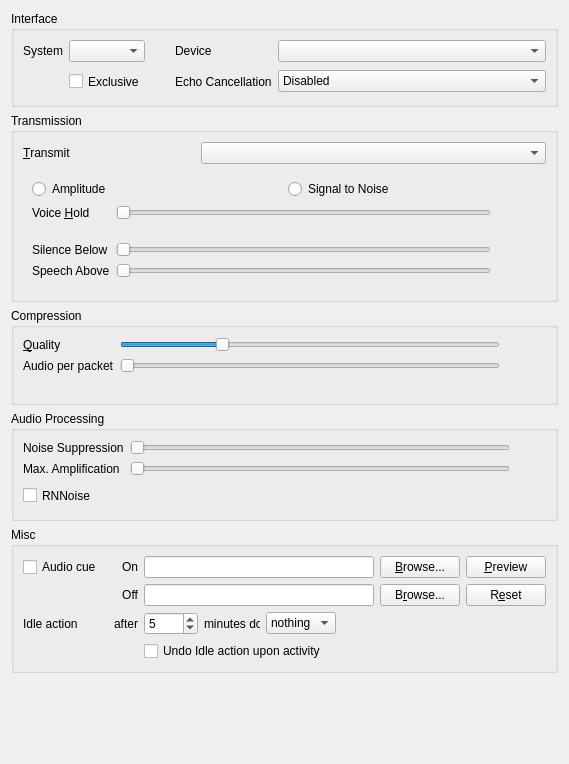
<?xml version="1.0" encoding="UTF-8"?>
<ui version="4.0">
 <class>AudioInput</class>
 <widget class="QWidget" name="AudioInput">
  <property name="geometry">
   <rect>
    <x>0</x>
    <y>0</y>
    <width>569</width>
    <height>764</height>
   </rect>
  </property>
  <property name="windowTitle">
   <string>Audio input</string>
  </property>
  <layout class="QVBoxLayout">
   <item>
    <widget class="QGroupBox" name="qgbInterfaces">
     <property name="title">
      <string>Interface</string>
     </property>
     <layout class="QGridLayout" name="gridLayout">
      <item row="0" column="0">
       <widget class="QLabel" name="qliSystem">
        <property name="text">
         <string>System</string>
        </property>
        <property name="buddy">
         <cstring>qcbSystem</cstring>
        </property>
       </widget>
      </item>
      <item row="0" column="1">
       <widget class="MUComboBox" name="qcbSystem">
        <property name="sizePolicy">
         <sizepolicy hsizetype="MinimumExpanding" vsizetype="Fixed">
          <horstretch>0</horstretch>
          <verstretch>0</verstretch>
         </sizepolicy>
        </property>
        <property name="toolTip">
         <string>Input method for audio</string>
        </property>
        <property name="whatsThis">
         <string>&lt;b&gt;This is the input method to use for audio.&lt;/b&gt;&lt;br /&gt;Most likely you want to use DirectSound.</string>
        </property>
       </widget>
      </item>
      <item row="0" column="2">
       <spacer>
        <property name="orientation">
         <enum>Qt::Horizontal</enum>
        </property>
        <property name="sizeType">
         <enum>QSizePolicy::Maximum</enum>
        </property>
        <property name="sizeHint" stdset="0">
         <size>
          <width>24</width>
          <height>16</height>
         </size>
        </property>
       </spacer>
      </item>
      <item row="0" column="3">
       <widget class="QLabel" name="qliDevice">
        <property name="text">
         <string>Device</string>
        </property>
        <property name="buddy">
         <cstring>qcbDevice</cstring>
        </property>
       </widget>
      </item>
      <item row="0" column="4">
       <widget class="MUComboBox" name="qcbDevice">
        <property name="sizePolicy">
         <sizepolicy hsizetype="MinimumExpanding" vsizetype="Fixed">
          <horstretch>1</horstretch>
          <verstretch>0</verstretch>
         </sizepolicy>
        </property>
        <property name="toolTip">
         <string>Input device for audio</string>
        </property>
        <property name="whatsThis">
         <string>&lt;b&gt;This is the input device to use for audio.&lt;/b&gt;</string>
        </property>
        <property name="sizeAdjustPolicy">
         <enum>QComboBox::AdjustToContents</enum>
        </property>
        <property name="minimumContentsLength">
         <number>16</number>
        </property>
       </widget>
      </item>
      <item row="1" column="1">
       <widget class="QCheckBox" name="qcbExclusive">
        <property name="minimumSize">
         <size>
          <width>0</width>
          <height>27</height>
         </size>
        </property>
        <property name="toolTip">
         <string>Exclusive mode</string>
        </property>
        <property name="whatsThis">
         <string>&lt;b&gt;This opens the device in exclusive mode.&lt;/b&gt;&lt;br /&gt;No other application will be able to use the device.</string>
        </property>
        <property name="text">
         <string>Exclusive</string>
        </property>
       </widget>
      </item>
      <item row="1" column="3">
       <widget class="QLabel" name="qliEcho">
        <property name="text">
         <string>Echo Cancellation</string>
        </property>
       </widget>
      </item>
      <item row="1" column="4">
       <widget class="MUComboBox" name="qcbEcho">
        <property name="toolTip">
         <string>Cancel echo from speakers</string>
        </property>
        <property name="whatsThis">
         <string>Enabling this will cancel the echo from your speakers. Mixed has low CPU impact, but only works well if your speakers are equally loud and equidistant from the microphone. Multichannel echo cancellation provides much better echo cancellation, but at a higher CPU cost.</string>
        </property>
        <item>
         <property name="text">
          <string>Disabled</string>
         </property>
        </item>
        <item>
         <property name="text">
          <string>Mixed echo cancellation</string>
         </property>
        </item>
        <item>
         <property name="text">
          <string>Multichannel echo cancellation</string>
         </property>
        </item>
       </widget>
      </item>
     </layout>
    </widget>
   </item>
   <item>
    <widget class="QGroupBox" name="qgbTransmission">
     <property name="sizePolicy">
      <sizepolicy hsizetype="Preferred" vsizetype="Minimum">
       <horstretch>0</horstretch>
       <verstretch>0</verstretch>
      </sizepolicy>
     </property>
     <property name="title">
      <string>Transmission</string>
     </property>
     <layout class="QGridLayout">
      <item row="0" column="0">
       <widget class="QLabel" name="qliTransmit">
        <property name="text">
         <string>&amp;Transmit</string>
        </property>
        <property name="buddy">
         <cstring>qcbTransmit</cstring>
        </property>
       </widget>
      </item>
      <item row="0" column="1" colspan="2">
       <widget class="MUComboBox" name="qcbTransmit">
        <property name="toolTip">
         <string>When to transmit your speech</string>
        </property>
        <property name="whatsThis">
         <string>&lt;b&gt;This sets when speech should be transmitted.&lt;/b&gt;&lt;br /&gt;&lt;i&gt;Continuous&lt;/i&gt; - All the time&lt;br /&gt;&lt;i&gt;Voice Activity&lt;/i&gt; - When you are speaking clearly.&lt;br /&gt;&lt;i&gt;Push To Talk&lt;/i&gt; - When you hold down the hotkey set under &lt;i&gt;Shortcuts&lt;/i&gt;.</string>
        </property>
       </widget>
      </item>
      <item row="1" column="0" colspan="3">
       <widget class="QStackedWidget" name="qswTransmit">
        <property name="sizePolicy">
         <sizepolicy hsizetype="Preferred" vsizetype="MinimumExpanding">
          <horstretch>0</horstretch>
          <verstretch>0</verstretch>
         </sizepolicy>
        </property>
        <property name="currentIndex">
         <number>1</number>
        </property>
        <widget class="QWidget" name="qwPTT">
         <layout class="QGridLayout" columnstretch="0,1,0,0">
          <item row="0" column="0">
           <widget class="QLabel" name="qliDoublePush">
            <property name="text">
             <string>DoublePush Time</string>
            </property>
            <property name="buddy">
             <cstring>qsDoublePush</cstring>
            </property>
           </widget>
          </item>
          <item row="0" column="3">
           <widget class="QLabel" name="qlDoublePush">
            <property name="sizePolicy">
             <sizepolicy hsizetype="Minimum" vsizetype="Preferred">
              <horstretch>0</horstretch>
              <verstretch>0</verstretch>
             </sizepolicy>
            </property>
            <property name="text">
             <string notr="true">TextLabel</string>
            </property>
           </widget>
          </item>
          <item row="2" column="1">
           <widget class="QCheckBox" name="qcbPushWindow">
            <property name="toolTip">
             <string>Displays an always on top window with a push to talk button in it</string>
            </property>
            <property name="text">
             <string>Display push to talk window</string>
            </property>
           </widget>
          </item>
          <item row="3" column="1">
           <spacer name="verticalSpacer">
            <property name="orientation">
             <enum>Qt::Vertical</enum>
            </property>
            <property name="sizeHint" stdset="0">
             <size>
              <width>20</width>
              <height>40</height>
             </size>
            </property>
           </spacer>
          </item>
          <item row="0" column="1" colspan="2">
           <widget class="QSlider" name="qsDoublePush">
            <property name="toolTip">
             <string>If you press the PTT key twice in this time it will get locked.</string>
            </property>
            <property name="whatsThis">
             <string>&lt;b&gt;DoublePush Time&lt;/b&gt;&lt;br /&gt;If you press the push-to-talk key twice during the configured interval of time it will be locked. Mumble will keep transmitting until you hit the key once more to unlock PTT again.</string>
            </property>
            <property name="maximum">
             <number>1000</number>
            </property>
            <property name="singleStep">
             <number>10</number>
            </property>
            <property name="pageStep">
             <number>100</number>
            </property>
            <property name="orientation">
             <enum>Qt::Horizontal</enum>
            </property>
           </widget>
          </item>
          <item row="1" column="0">
           <widget class="QLabel" name="qliPTTHold">
            <property name="text">
             <string>Hold Time</string>
            </property>
           </widget>
          </item>
          <item row="1" column="3">
           <widget class="QLabel" name="qlPTTHold">
            <property name="text">
             <string notr="true">TextLabel</string>
            </property>
           </widget>
          </item>
          <item row="1" column="1">
           <widget class="QSlider" name="qsPTTHold">
            <property name="toolTip">
             <string>Time the microphone stays open after the PTT key is released</string>
            </property>
            <property name="maximum">
             <number>5000</number>
            </property>
            <property name="singleStep">
             <number>10</number>
            </property>
            <property name="orientation">
             <enum>Qt::Horizontal</enum>
            </property>
           </widget>
          </item>
         </layout>
        </widget>
        <widget class="QWidget" name="qwVAD">
         <layout class="QGridLayout">
          <item row="0" column="0" colspan="3">
           <layout class="QHBoxLayout">
            <item>
             <widget class="QRadioButton" name="qrbAmplitude">
              <property name="toolTip">
               <string>Use Amplitude based speech detection</string>
              </property>
              <property name="whatsThis">
               <string>&lt;b&gt;This sets speech detection to use Amplitude.&lt;/b&gt;&lt;br /&gt;In this mode, the raw strength of the input signal is used to detect speech.</string>
              </property>
              <property name="text">
               <string>Amplitude</string>
              </property>
             </widget>
            </item>
            <item>
             <widget class="QRadioButton" name="qrbSNR">
              <property name="toolTip">
               <string>Use SNR based speech detection</string>
              </property>
              <property name="whatsThis">
               <string>&lt;b&gt;This sets speech detection to use Signal to Noise ratio.&lt;/b&gt;&lt;br /&gt;In this mode, the input is analyzed for something resembling a clear signal, and the clarity of that signal is used to trigger speech detection.</string>
              </property>
              <property name="text">
               <string>Signal to Noise</string>
              </property>
             </widget>
            </item>
           </layout>
          </item>
          <item row="1" column="0">
           <widget class="QLabel" name="qliTransmitHold">
            <property name="text">
             <string>Voice &amp;Hold</string>
            </property>
            <property name="buddy">
             <cstring>qsTransmitHold</cstring>
            </property>
           </widget>
          </item>
          <item row="1" column="1">
           <widget class="QSlider" name="qsTransmitHold">
            <property name="toolTip">
             <string>How long to keep transmitting after silence</string>
            </property>
            <property name="whatsThis">
             <string>&lt;b&gt;This selects how long after a perceived stop in speech transmission should continue.&lt;/b&gt;&lt;br /&gt;Set this higher if your voice breaks up when you speak (seen by a rapidly blinking voice icon next to your name).</string>
            </property>
            <property name="minimum">
             <number>20</number>
            </property>
            <property name="maximum">
             <number>250</number>
            </property>
            <property name="orientation">
             <enum>Qt::Horizontal</enum>
            </property>
           </widget>
          </item>
          <item row="1" column="2">
           <widget class="QLabel" name="qlTransmitHold">
            <property name="minimumSize">
             <size>
              <width>40</width>
              <height>0</height>
             </size>
            </property>
            <property name="text">
             <string/>
            </property>
           </widget>
          </item>
          <item row="2" column="1">
           <widget class="AudioBar" name="abSpeech" native="true">
            <property name="maximumSize">
             <size>
              <width>16777215</width>
              <height>10</height>
             </size>
            </property>
            <property name="toolTip">
             <string>Current speech detection chance</string>
            </property>
            <property name="whatsThis">
             <string>&lt;b&gt;This shows the current speech detection settings.&lt;/b&gt;&lt;br /&gt;You can change the settings from the Settings dialog or from the Audio Wizard.</string>
            </property>
           </widget>
          </item>
          <item row="3" column="0">
           <widget class="QLabel" name="qliTransmitMin">
            <property name="text">
             <string>Silence Below</string>
            </property>
           </widget>
          </item>
          <item row="3" column="1">
           <widget class="QSlider" name="qsTransmitMin">
            <property name="toolTip">
             <string>Signal values below this count as silence</string>
            </property>
            <property name="whatsThis">
             <string>&lt;b&gt;This sets the trigger values for voice detection.&lt;/b&gt;&lt;br /&gt;Use this together with the Audio Statistics window to manually tune the trigger values for detecting speech. Input values below &quot;Silence Below&quot; always count as silence. Values above &quot;Speech Above&quot; always count as voice. Values in between will count as voice if you're already talking, but will not trigger a new detection.</string>
            </property>
            <property name="minimum">
             <number>1</number>
            </property>
            <property name="maximum">
             <number>32767</number>
            </property>
            <property name="singleStep">
             <number>100</number>
            </property>
            <property name="pageStep">
             <number>1000</number>
            </property>
            <property name="orientation">
             <enum>Qt::Horizontal</enum>
            </property>
           </widget>
          </item>
          <item row="4" column="0">
           <widget class="QLabel" name="qliTransmitMax">
            <property name="text">
             <string>Speech Above</string>
            </property>
           </widget>
          </item>
          <item row="4" column="1">
           <widget class="QSlider" name="qsTransmitMax">
            <property name="toolTip">
             <string>Signal values above this count as voice</string>
            </property>
            <property name="whatsThis">
             <string>&lt;b&gt;This sets the trigger values for voice detection.&lt;/b&gt;&lt;br /&gt;Use this together with the Audio Statistics window to manually tune the trigger values for detecting speech. Input values below &quot;Silence Below&quot; always count as silence. Values above &quot;Speech Above&quot; always count as voice. Values in between will count as voice if you're already talking, but will not trigger a new detection.</string>
            </property>
            <property name="minimum">
             <number>1</number>
            </property>
            <property name="maximum">
             <number>32767</number>
            </property>
            <property name="singleStep">
             <number>100</number>
            </property>
            <property name="pageStep">
             <number>1000</number>
            </property>
            <property name="orientation">
             <enum>Qt::Horizontal</enum>
            </property>
           </widget>
          </item>
         </layout>
        </widget>
        <widget class="QWidget" name="qwContinuous"/>
       </widget>
      </item>
     </layout>
    </widget>
   </item>
   <item>
    <widget class="QGroupBox" name="qgbCompression">
     <property name="title">
      <string>Compression</string>
     </property>
     <layout class="QGridLayout">
      <item row="0" column="0">
       <widget class="QLabel" name="qliQuality">
        <property name="text">
         <string>&amp;Quality</string>
        </property>
        <property name="buddy">
         <cstring>qsQuality</cstring>
        </property>
       </widget>
      </item>
      <item row="0" column="1">
       <widget class="QSlider" name="qsQuality">
        <property name="toolTip">
         <string>Quality of compression (peak bandwidth)</string>
        </property>
        <property name="whatsThis">
         <string>&lt;b&gt;This sets the quality of compression.&lt;/b&gt;&lt;br /&gt;This determines how much bandwidth Mumble is allowed to use for outgoing audio.</string>
        </property>
        <property name="minimum">
         <number>8000</number>
        </property>
        <property name="maximum">
         <number>320000</number>
        </property>
        <property name="singleStep">
         <number>1000</number>
        </property>
        <property name="pageStep">
         <number>5000</number>
        </property>
        <property name="value">
         <number>32000</number>
        </property>
        <property name="orientation">
         <enum>Qt::Horizontal</enum>
        </property>
       </widget>
      </item>
      <item row="0" column="2">
       <widget class="QLabel" name="qlQuality">
        <property name="minimumSize">
         <size>
          <width>30</width>
          <height>0</height>
         </size>
        </property>
        <property name="text">
         <string/>
        </property>
       </widget>
      </item>
      <item row="1" column="0">
       <widget class="QLabel" name="qliFrames">
        <property name="text">
         <string>Audio per packet</string>
        </property>
        <property name="buddy">
         <cstring>qsFrames</cstring>
        </property>
       </widget>
      </item>
      <item row="1" column="1">
       <widget class="QSlider" name="qsFrames">
        <property name="toolTip">
         <string>How many audio frames to send per packet</string>
        </property>
        <property name="whatsThis">
         <string>&lt;b&gt;This selects how many audio frames should be put in one packet.&lt;/b&gt;&lt;br /&gt;Increasing this will increase the latency of your voice, but will also reduce bandwidth requirements.</string>
        </property>
        <property name="minimum">
         <number>1</number>
        </property>
        <property name="maximum">
         <number>4</number>
        </property>
        <property name="pageStep">
         <number>2</number>
        </property>
        <property name="orientation">
         <enum>Qt::Horizontal</enum>
        </property>
       </widget>
      </item>
      <item row="1" column="2">
       <widget class="QLabel" name="qlFrames">
        <property name="minimumSize">
         <size>
          <width>40</width>
          <height>0</height>
         </size>
        </property>
        <property name="text">
         <string/>
        </property>
       </widget>
      </item>
      <item row="2" column="0" colspan="3">
       <widget class="QLabel" name="qlBitrate">
        <property name="font">
         <font>
          <italic>true</italic>
         </font>
        </property>
        <property name="toolTip">
         <string>Maximum bandwidth used for sending audio</string>
        </property>
        <property name="whatsThis">
         <string>&lt;b&gt;This shows peak outgoing bandwidth used.&lt;/b&gt;&lt;br /&gt;This shows the peak amount of bandwidth sent out from your machine. Audio bitrate is the maximum bitrate (as we use VBR) for the audio data alone. Position is the bitrate used for positional information. Overhead is our framing and the IP packet headers (IP and UDP is 75% of this overhead).</string>
        </property>
        <property name="text">
         <string/>
        </property>
        <property name="alignment">
         <set>Qt::AlignCenter</set>
        </property>
       </widget>
      </item>
     </layout>
    </widget>
   </item>
   <item>
    <widget class="QGroupBox" name="qgbAudio">
     <property name="title">
      <string>Audio Processing</string>
     </property>
     <layout class="QGridLayout">
      <item row="0" column="0">
       <widget class="QLabel" name="qliNoise">
        <property name="text">
         <string>Noise Suppression</string>
        </property>
        <property name="buddy">
         <cstring>qsNoise</cstring>
        </property>
       </widget>
      </item>
      <item row="0" column="1">
       <widget class="QSlider" name="qsNoise">
        <property name="toolTip">
         <string>Noise suppression</string>
        </property>
        <property name="whatsThis">
         <string>&lt;b&gt;This sets the amount of noise suppression to apply.&lt;/b&gt;&lt;br /&gt;The higher this value, the more aggressively stationary noise will be suppressed.</string>
        </property>
        <property name="minimum">
         <number>14</number>
        </property>
        <property name="maximum">
         <number>60</number>
        </property>
        <property name="pageStep">
         <number>5</number>
        </property>
        <property name="orientation">
         <enum>Qt::Horizontal</enum>
        </property>
       </widget>
      </item>
      <item row="0" column="2">
       <widget class="QLabel" name="qlNoise">
        <property name="minimumSize">
         <size>
          <width>30</width>
          <height>0</height>
         </size>
        </property>
        <property name="text">
         <string/>
        </property>
       </widget>
      </item>
      <item row="1" column="0">
       <widget class="QLabel" name="qliAmp">
        <property name="text">
         <string>Max. Amplification</string>
        </property>
        <property name="buddy">
         <cstring>qsAmp</cstring>
        </property>
       </widget>
      </item>
      <item row="1" column="1">
       <widget class="QSlider" name="qsAmp">
        <property name="toolTip">
         <string>Maximum amplification of input sound</string>
        </property>
        <property name="whatsThis">
         <string>&lt;b&gt;Maximum amplification of input.&lt;/b&gt;&lt;br /&gt;Mumble normalizes the input volume before compressing, and this sets how much it's allowed to amplify.&lt;br /&gt;The actual level is continually updated based on your current speech pattern, but it will never go above the level specified here.&lt;br /&gt;If the &lt;i&gt;Microphone loudness&lt;/i&gt; level of the audio statistics hover around 100%, you probably want to set this to 2.0 or so, but if, like most people, you are unable to reach 100%, set this to something much higher.&lt;br /&gt;Ideally, set it so &lt;i&gt;Microphone Loudness * Amplification Factor &gt;= 100&lt;/i&gt;, even when you're speaking really soft.&lt;br /&gt;&lt;br /&gt;Note that there is no harm in setting this to maximum, but Mumble will start picking up other conversations if you leave it to auto-tune to that level.</string>
        </property>
        <property name="maximum">
         <number>19500</number>
        </property>
        <property name="singleStep">
         <number>500</number>
        </property>
        <property name="pageStep">
         <number>2000</number>
        </property>
        <property name="orientation">
         <enum>Qt::Horizontal</enum>
        </property>
       </widget>
      </item>
      <item row="1" column="2">
       <widget class="QLabel" name="qlAmp">
        <property name="minimumSize">
         <size>
          <width>30</width>
          <height>0</height>
         </size>
        </property>
        <property name="text">
         <string/>
        </property>
       </widget>
      </item>
      <item row="2" column="0">
       <widget class="QCheckBox" name="qcbDenoise">
        <property name="minimumSize">
         <size>
          <width>0</width>
          <height>27</height>
         </size>
        </property>
        <property name="toolTip">
         <string>Apply RNNoise's noise suppression filter.</string>
        </property>
        <property name="whatsThis">
         <string>&lt;b&gt;This applies RNNoise's noise suppression filter.&lt;/b&gt;&lt;br /&gt;RNNoise is based on machine learning and used in WebRTC.</string>
        </property>
        <property name="text">
         <string>RNNoise</string>
        </property>
       </widget>
      </item>
     </layout>
    </widget>
   </item>
   <item>
    <widget class="QGroupBox" name="qgbMisc">
     <property name="title">
      <string>Misc</string>
     </property>
     <layout class="QGridLayout" name="_2">
      <item row="2" column="5">
       <widget class="QPushButton" name="qpbPushClickBrowseOff">
        <property name="toolTip">
         <string>Browse for off audio file</string>
        </property>
        <property name="text">
         <string>B&amp;rowse...</string>
        </property>
       </widget>
      </item>
      <item row="2" column="3">
       <widget class="QLabel" name="qlPushClickOff">
        <property name="text">
         <string>Off</string>
        </property>
        <property name="alignment">
         <set>Qt::AlignRight|Qt::AlignTrailing|Qt::AlignVCenter</set>
        </property>
       </widget>
      </item>
      <item row="1" column="3">
       <widget class="QLabel" name="qlPushClickOn">
        <property name="text">
         <string>On</string>
        </property>
        <property name="alignment">
         <set>Qt::AlignRight|Qt::AlignTrailing|Qt::AlignVCenter</set>
        </property>
       </widget>
      </item>
      <item row="1" column="6">
       <widget class="QPushButton" name="qpbPushClickPreview">
        <property name="toolTip">
         <string>Preview the audio cues</string>
        </property>
        <property name="whatsThis">
         <string>&lt;b&gt;Preview&lt;/b&gt;&lt;br/&gt;Plays the current &lt;i&gt;on&lt;/i&gt; sound followed by the current &lt;i&gt;off&lt;/i&gt; sound.</string>
        </property>
        <property name="text">
         <string>&amp;Preview</string>
        </property>
       </widget>
      </item>
      <item row="2" column="6">
       <widget class="QPushButton" name="qpbPushClickReset">
        <property name="toolTip">
         <string>Reset audio cue to default</string>
        </property>
        <property name="whatsThis">
         <string>&lt;b&gt;Reset&lt;/b&gt;&lt;br/&gt;Reset the paths for the files to their default.</string>
        </property>
        <property name="text">
         <string>R&amp;eset</string>
        </property>
       </widget>
      </item>
      <item row="1" column="5">
       <widget class="QPushButton" name="qpbPushClickBrowseOn">
        <property name="toolTip">
         <string>Browse for on audio file</string>
        </property>
        <property name="text">
         <string>&amp;Browse...</string>
        </property>
       </widget>
      </item>
      <item row="1" column="4">
       <widget class="QLineEdit" name="qlePushClickPathOn">
        <property name="toolTip">
         <string>Gets played when starting to transmit</string>
        </property>
       </widget>
      </item>
      <item row="2" column="4">
       <widget class="QLineEdit" name="qlePushClickPathOff">
        <property name="toolTip">
         <string>Gets played when stopping to transmit</string>
        </property>
       </widget>
      </item>
      <item row="1" column="0">
       <widget class="QCheckBox" name="qcbPushClick">
        <property name="toolTip">
         <string>Audible audio cue when starting or stopping to transmit</string>
        </property>
        <property name="whatsThis">
         <string>&lt;b&gt;This enables transmission audio cues.&lt;/b&gt;&lt;br /&gt;Setting this will give you a short audio beep when you start and stop transmitting.</string>
        </property>
        <property name="text">
         <string>Audio cue</string>
        </property>
       </widget>
      </item>
      <item row="3" column="0" colspan="2">
       <widget class="QLabel" name="qliIdle">
        <property name="text">
         <string>Idle action</string>
        </property>
       </widget>
      </item>
      <item row="4" column="4">
       <widget class="QCheckBox" name="qcbUndoIdleAction">
        <property name="toolTip">
         <string>The idle action will be reversed upon any key or mouse button input</string>
        </property>
        <property name="text">
         <string>Undo Idle action upon activity</string>
        </property>
       </widget>
      </item>
      <item row="3" column="4">
       <layout class="QHBoxLayout" name="horizontalLayout">
        <item>
         <widget class="QSpinBox" name="qsbIdle">
          <property name="minimum">
           <number>1</number>
          </property>
          <property name="maximum">
           <number>5000</number>
          </property>
          <property name="value">
           <number>5</number>
          </property>
         </widget>
        </item>
        <item>
         <widget class="QLabel" name="qlIdle">
          <property name="minimumSize">
           <size>
            <width>30</width>
            <height>0</height>
           </size>
          </property>
          <property name="text">
           <string>minutes do</string>
          </property>
         </widget>
        </item>
        <item>
         <widget class="MUComboBox" name="qcbIdleAction">
          <item>
           <property name="text">
            <string>nothing</string>
           </property>
          </item>
          <item>
           <property name="text">
            <string>deafen</string>
           </property>
          </item>
          <item>
           <property name="text">
            <string>mute</string>
           </property>
          </item>
         </widget>
        </item>
        <item>
         <spacer name="horizontalSpacer">
          <property name="orientation">
           <enum>Qt::Horizontal</enum>
          </property>
          <property name="sizeHint" stdset="0">
           <size>
            <width>40</width>
            <height>20</height>
           </size>
          </property>
         </spacer>
        </item>
       </layout>
      </item>
      <item row="3" column="3">
       <widget class="QLabel" name="qlIdle2">
        <property name="text">
         <string>after</string>
        </property>
       </widget>
      </item>
     </layout>
    </widget>
   </item>
   <item>
    <spacer>
     <property name="orientation">
      <enum>Qt::Vertical</enum>
     </property>
     <property name="sizeHint" stdset="0">
      <size>
       <width>1</width>
       <height>151</height>
      </size>
     </property>
    </spacer>
   </item>
  </layout>
 </widget>
 <customwidgets>
  <customwidget>
   <class>AudioBar</class>
   <extends>QWidget</extends>
   <header>AudioStats.h</header>
   <container>1</container>
  </customwidget>
  <customwidget>
   <class>MUComboBox</class>
   <extends>QComboBox</extends>
   <header>widgets/MUComboBox.h</header>
  </customwidget>
 </customwidgets>
 <tabstops>
  <tabstop>qcbSystem</tabstop>
  <tabstop>qcbDevice</tabstop>
  <tabstop>qcbEcho</tabstop>
  <tabstop>qcbTransmit</tabstop>
  <tabstop>qsDoublePush</tabstop>
  <tabstop>qrbSNR</tabstop>
  <tabstop>qsTransmitHold</tabstop>
  <tabstop>qsTransmitMin</tabstop>
  <tabstop>qsTransmitMax</tabstop>
  <tabstop>qsQuality</tabstop>
  <tabstop>qsFrames</tabstop>
  <tabstop>qsNoise</tabstop>
  <tabstop>qcbDenoise</tabstop>
  <tabstop>qsAmp</tabstop>
 </tabstops>
 <resources/>
 <connections/>
</ui>
